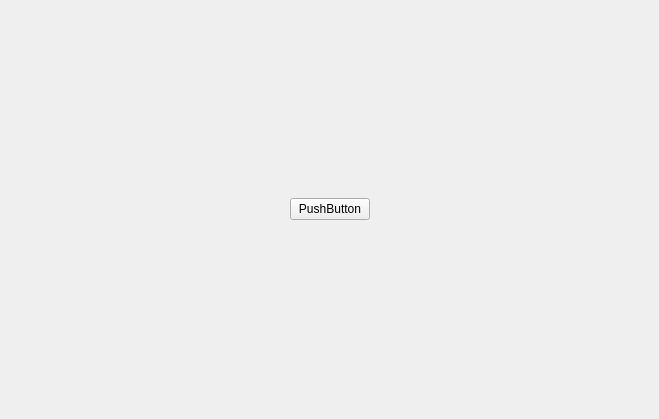
<?xml version="1.0" encoding="UTF-8"?>
<ui version="4.0">
 <class>ButtonGroup</class>
 <widget class="QWidget" name="ButtonGroup">
  <property name="geometry">
   <rect>
    <x>0</x>
    <y>0</y>
    <width>659</width>
    <height>419</height>
   </rect>
  </property>
  <property name="windowTitle">
   <string>Form</string>
  </property>
  <layout class="QHBoxLayout" name="horizontalLayout">
   <property name="spacing">
    <number>0</number>
   </property>
   <property name="leftMargin">
    <number>0</number>
   </property>
   <property name="topMargin">
    <number>0</number>
   </property>
   <property name="rightMargin">
    <number>0</number>
   </property>
   <property name="bottomMargin">
    <number>0</number>
   </property>
   <item>
    <widget class="QStackedWidget" name="stackedWidget">
     <widget class="QWidget" name="startPage">
      <layout class="QHBoxLayout" name="horizontalLayout_2">
       <item>
        <spacer name="horizontalSpacer">
         <property name="orientation">
          <enum>Qt::Horizontal</enum>
         </property>
         <property name="sizeHint" stdset="0">
          <size>
           <width>265</width>
           <height>20</height>
          </size>
         </property>
        </spacer>
       </item>
       <item>
        <widget class="MyButton" name="start">
         <property name="text">
          <string>PushButton</string>
         </property>
        </widget>
       </item>
       <item>
        <spacer name="horizontalSpacer_2">
         <property name="orientation">
          <enum>Qt::Horizontal</enum>
         </property>
         <property name="sizeHint" stdset="0">
          <size>
           <width>265</width>
           <height>20</height>
          </size>
         </property>
        </spacer>
       </item>
      </layout>
     </widget>
     <widget class="QWidget" name="playCardPage">
      <layout class="QHBoxLayout" name="horizontalLayout_3">
       <item>
        <spacer name="horizontalSpacer_3">
         <property name="orientation">
          <enum>Qt::Horizontal</enum>
         </property>
         <property name="sizeHint" stdset="0">
          <size>
           <width>265</width>
           <height>20</height>
          </size>
         </property>
        </spacer>
       </item>
       <item>
        <widget class="MyButton" name="playCard">
         <property name="text">
          <string>PushButton</string>
         </property>
        </widget>
       </item>
       <item>
        <spacer name="horizontalSpacer_4">
         <property name="orientation">
          <enum>Qt::Horizontal</enum>
         </property>
         <property name="sizeHint" stdset="0">
          <size>
           <width>265</width>
           <height>20</height>
          </size>
         </property>
        </spacer>
       </item>
      </layout>
     </widget>
     <widget class="QWidget" name="PassOrPlayPage">
      <layout class="QHBoxLayout" name="horizontalLayout_4">
       <item>
        <spacer name="horizontalSpacer_5">
         <property name="orientation">
          <enum>Qt::Horizontal</enum>
         </property>
         <property name="sizeHint" stdset="0">
          <size>
           <width>191</width>
           <height>20</height>
          </size>
         </property>
        </spacer>
       </item>
       <item>
        <widget class="MyButton" name="pass">
         <property name="text">
          <string>PushButton</string>
         </property>
        </widget>
       </item>
       <item>
        <spacer name="horizontalSpacer_7">
         <property name="orientation">
          <enum>Qt::Horizontal</enum>
         </property>
         <property name="sizeType">
          <enum>QSizePolicy::Fixed</enum>
         </property>
         <property name="sizeHint" stdset="0">
          <size>
           <width>40</width>
           <height>15</height>
          </size>
         </property>
        </spacer>
       </item>
       <item>
        <widget class="MyButton" name="playCard1">
         <property name="text">
          <string>PushButton</string>
         </property>
        </widget>
       </item>
       <item>
        <spacer name="horizontalSpacer_6">
         <property name="orientation">
          <enum>Qt::Horizontal</enum>
         </property>
         <property name="sizeHint" stdset="0">
          <size>
           <width>191</width>
           <height>20</height>
          </size>
         </property>
        </spacer>
       </item>
      </layout>
     </widget>
     <widget class="QWidget" name="callLordPage">
      <layout class="QHBoxLayout" name="horizontalLayout_5">
       <item>
        <spacer name="horizontalSpacer_8">
         <property name="orientation">
          <enum>Qt::Horizontal</enum>
         </property>
         <property name="sizeHint" stdset="0">
          <size>
           <width>48</width>
           <height>20</height>
          </size>
         </property>
        </spacer>
       </item>
       <item>
        <widget class="MyButton" name="giveup">
         <property name="text">
          <string>PushButton</string>
         </property>
        </widget>
       </item>
       <item>
        <spacer name="horizontalSpacer_13">
         <property name="orientation">
          <enum>Qt::Horizontal</enum>
         </property>
         <property name="sizeType">
          <enum>QSizePolicy::Fixed</enum>
         </property>
         <property name="sizeHint" stdset="0">
          <size>
           <width>40</width>
           <height>10</height>
          </size>
         </property>
        </spacer>
       </item>
       <item>
        <widget class="MyButton" name="oneScore">
         <property name="text">
          <string>PushButton</string>
         </property>
        </widget>
       </item>
       <item>
        <spacer name="horizontalSpacer_11">
         <property name="orientation">
          <enum>Qt::Horizontal</enum>
         </property>
         <property name="sizeType">
          <enum>QSizePolicy::Fixed</enum>
         </property>
         <property name="sizeHint" stdset="0">
          <size>
           <width>40</width>
           <height>10</height>
          </size>
         </property>
        </spacer>
       </item>
       <item>
        <widget class="MyButton" name="twoScore">
         <property name="text">
          <string>PushButton</string>
         </property>
        </widget>
       </item>
       <item>
        <spacer name="horizontalSpacer_12">
         <property name="orientation">
          <enum>Qt::Horizontal</enum>
         </property>
         <property name="sizeType">
          <enum>QSizePolicy::Fixed</enum>
         </property>
         <property name="sizeHint" stdset="0">
          <size>
           <width>40</width>
           <height>10</height>
          </size>
         </property>
        </spacer>
       </item>
       <item>
        <widget class="MyButton" name="threeScore">
         <property name="text">
          <string>PushButton</string>
         </property>
        </widget>
       </item>
       <item>
        <spacer name="horizontalSpacer_9">
         <property name="orientation">
          <enum>Qt::Horizontal</enum>
         </property>
         <property name="sizeHint" stdset="0">
          <size>
           <width>47</width>
           <height>20</height>
          </size>
         </property>
        </spacer>
       </item>
      </layout>
     </widget>
     <widget class="QWidget" name="nullPage"/>
    </widget>
   </item>
  </layout>
 </widget>
 <customwidgets>
  <customwidget>
   <class>MyButton</class>
   <extends>QPushButton</extends>
   <header>mybutton.h</header>
  </customwidget>
 </customwidgets>
 <resources/>
 <connections/>
</ui>
